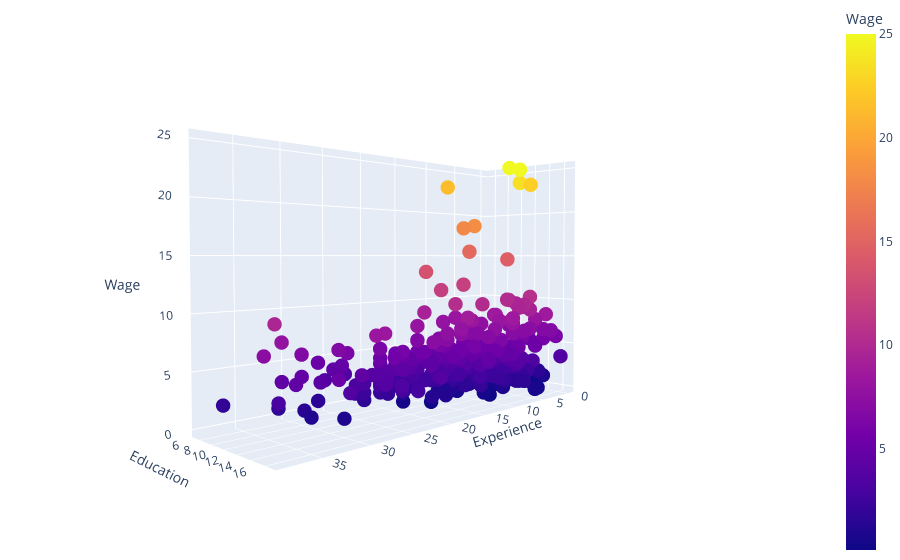

The cell this chart's notebook holds for it:
### Markdown cell above
Let's plot the relationships between the $3$ variable :

### Code cell
import plotly.express as px

# Scatter plot
fig = px.scatter_3d(df, x=18, y=5, z=6, color=6,
                labels={
                     '18': "Experience",
                     '5' : "Education",
                     '6' : "Wage"
                 })

# tight layout
fig.update_layout(margin=dict(l=0, r=0, b=0, t=0))

# Initial camera view
name = 'eye = (x:2, y:2, z:0.1)'
camera = dict(
    eye=dict(x=2, y=2, z=0.1)
)

fig.data[0].marker.symbol = 'circle'
fig.update_layout(scene_camera=camera)
fig.update_traces(marker_size = 5)

fig.show()

### Note: You can change the camera view by clicking and rotating the following figure.
### Move the mouse over the dots to display more information.

### Figure 1 — Plotly figure (JSON) as saved in the notebook; plotly's stock layout.template omitted (floating-point values rounded to 4 significant figures; data arrays with more than 128 entries replaced by an {"elided": "..."} marker saying what was removed)
{"data": [{"hovertemplate": "Experience=%{x}<br>Education=%{y}<br>Wage=%{marker.color}<extra></extra>", "legendgroup": "", "marker": {"color": {"elided": "428 float values"}, "coloraxis": "coloraxis", "size": 5, "symbol": "circle"}, "mode": "markers", "name": "", "scene": "scene", "showlegend": false, "type": "scatter3d", "x": {"elided": "428 int values"}, "y": {"elided": "428 int values"}, "z": {"elided": "428 float values"}}], "layout": {"coloraxis": {"colorbar": {"title": {"text": "Wage"}}, "colorscale": [[0, "#0d0887"], [0.1111, "#46039f"], [0.2222, "#7201a8"], [0.3333, "#9c179e"], [0.4444, "#bd3786"], [0.5556, "#d8576b"], [0.6667, "#ed7953"], [0.7778, "#fb9f3a"], [0.8889, "#fdca26"], [1, "#f0f921"]]}, "legend": {"tracegroupgap": 0}, "margin": {"b": 0, "l": 0, "r": 0, "t": 0}, "scene": {"camera": {"eye": {"x": 2, "y": 2, "z": 0.1}}, "domain": {"x": [0, 1], "y": [0, 1]}, "xaxis": {"title": {"text": "Experience"}}, "yaxis": {"title": {"text": "Education"}}, "zaxis": {"title": {"text": "Wage"}}}}}
